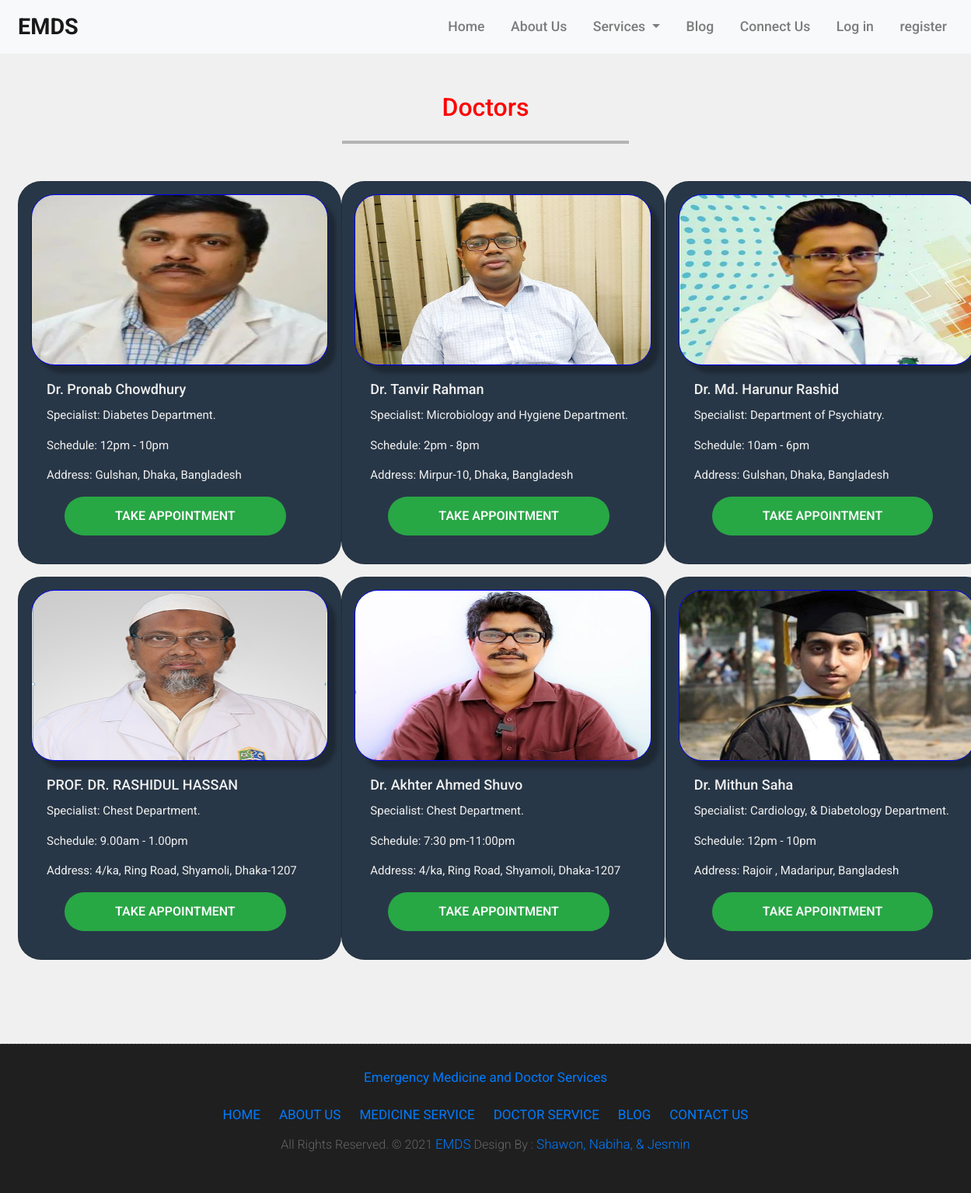
Screenshot of /doctorservices/ with the database file from the repository.
### doctor/models.py (models this page shows, shortened)
class Doctor(models.Model):
    doctor_id = models.IntegerField(primary_key=True)
    name = models.CharField(max_length=30)
    user_name = models.CharField(max_length=20)
    email = models.CharField(max_length=25)
    contact_number = models.IntegerField()
    specialist = models.CharField(max_length=50)
    schedule = models.CharField(max_length=15)
    address = models.CharField(max_length=100)
    profile_pic = models.ImageField(default='default.png', upload_to='profile_pictures')

### user/views.py (the view)
# urls.py: path('doctorservices/', user_views.doctorServices, name='doctorservices'),
def doctorServices(request):
    cart_add = request.session.get('cart_add')
    if not cart_add:
        request.session['cart_add'] = {}
    doctors = Doctor.objects.all()
    return render(request,'doctor_services.html',{'doctors':doctors})

### template/doctor_services.html (shortened to what this page needs)
{% extends 'base.html' %}
{% block content %}
    {% load static %}
    <section class="doctors">
        <div class="container-fluid">
            <div class="row text-center doctorheader">
                <div class="col-12">
                    <h2 id="team" class="color">Doctors</h2>
                </div>
            </div>
            <hr class="doctorhr">
        </div>
        <div class="container-fluid padding">
            <div class="row padding">
                {% for doctor in doctors %}
                    {% if doctor.doctor_id > 101 %}
                        <div class="col-md-4">
                            <div class="card m-2 p-3" id="{{ doctor.doctor_id }}">
                                <img class="card-img-top" src="{{ doctor.profile_pic.url }}" alt="Card image">
                                <div class="card-body">
                                    <h4 class="card-title">{{ doctor.name }}</h4>
                                    <p class="card-text">Specialist: {{ doctor.specialist }}.</p>
                                    <p class="card-text">Schedule: {{ doctor.schedule }}</p>
                                    <p class="card-text">Address: {{ doctor.address }}</p>
                                    <form action="#{{ doctor.doctor_id }}" method="POST">
                                        <div class="checkoutbotton">
                                            <a  href="{% url 'appointmentCheck-out' %}" class="btn btn-success text-light" data-toggle="modal" data-target="#modalAbandonedCart">Take Appointment</a>
                                        </div>
                                    </form>
                                </div>
                            </div>
                        </div>
                    {% endif %}
                {% endfor %}
            </div>
        </div>
    </section>
{% endblock %}

### template/base.html (shortened to what this page needs)
<!DOCTYPE html>
<html lang="en">
    <head>
        <link rel="stylesheet" href="https://maxcdn.bootstrapcdn.com/bootstrap/4.5.2/css/bootstrap.min.css">
        {% load static %}
        <link rel="stylesheet" href="{% static 'user/style.css' %}">
    </head>
    <body>
        <nav class="navbar navbar-expand-md navbar-light bg-light sticky-top">
            <div class="container-fluid">
                <a class="navbar-brand" href="{% url 'home' %}">EMDS</a>
                <div class="collapse navbar-collapse" id="navbarSupportedContent">
                    <ul class="navbar-nav ml-auto text-white">
                        <li class="nav-item">
                            <a class="nav-link" href="{% url 'home' %}">Home<span class="sr-only">(current)</span></a>
                        </li>
                        <li class="nav-item">
                            <a class="nav-link" href="{% url 'aboutus' %}">About Us</a>
                        </li>
                        <li class="nav-item dropdown">
                            <a class="nav-link dropdown-toggle" href="#" id="navbardrop" data-toggle="dropdown">
                            Services
                            </a>
                        </li>
                        <li class="nav-item">
                            <a class="nav-link" href="{% url 'contactus' %}">Blog</a>
                        </li>
                        <li class="nav-item">
                            <a class="nav-link" href="{% url 'contactus' %}">Connect Us</a>
                        </li>
                        {% if user.is_authenticated %}
                            <li class="nav-item">
                                <a class="nav-link" data-bss-hover-animate="pulse" href="{% url 'cart' %}">Cart <span class="badge badge-info mx-auto" style="font-size:8px;">{{request.session.cart_add.keys|length}}</span> </a>
                            </li>
                            <li class="nav-item dropdown profile">
                                <a class="nav-link dropdown-toggle" href="#" id="navbardrop" data-toggle="dropdown">
                                profile
                                </a>
                                <div class="dropdown-menu">
                                    <a class="dropdown-item" href="{% url 'profile' %}">View Profile</a>
                                    <a class="dropdown-item" href="{% url 'appointmentDetails' %}">Appointment<br>Status</a>
                                    <a class="dropdown-item" href="{% url 'order' %}">Order Status</a>
                                    <a class="dropdown-item" href="{% url 'logout' %}">Log out</a>
                                </div>
                            </li>
                        {% else %}
                            <li class="nav-item">
                                <a class="nav-link" href="{% url 'login' %}">Log in</a>
                            </li>
                            <li class="nav-item">
                                <a class="nav-link" href="{% url 'register' %}">register</a>
                            </li>
                        {% endif %}
                    </ul>
                </div>
            </div>
        </nav>
        {% block content %}
        {% endblock %}
        <div class="copyrights">
            <div class="container">
                <div class="footer-distributed">
                    <a href="{% url 'home' %}">Emergency Medicine and Doctor Services</a>
                    <div class="footer-center">
                        <p class="footer-links">
                            <a href="{% url 'home' %}">Home</a>
                            <a href="{% url 'aboutus' %}">About Us</a>
                            <a href="{% url 'medicineservices' %}">Medicine service</a>
                            <a href="{% url 'doctorservices' %}">Doctor service</a>
                            <a href="{% url 'home' %}">Blog</a>
                            <a href="{% url 'contactus' %}">Contact Us</a>
                        </p>
                        <p class="footer-company-name">All Rights Reserved. &copy; 2021 <a href="{% url 'home' %}">EMDS</a> Design By :
                        <a href="{% url 'aboutus' %}">Shawon, Nabiha, & Jesmin</a></p>
                    </div>
                </div>
            </div>
        </div>
    </body>
</html>

### template/base.html (style rules this page uses)
a { transition: color 0.25s ease-in-out; -moz-transition: color 0.25s ease-in-out; -webkit-transition: color 0.25s ease-in-out; -o-transition: color 0.25s ease-in-out; -ms-transition: color 0.25s ease-in-out; }
h4 { font-size: 20px; }
hr { border: 2px solid #b4b4b4; width: 30%; margin-top: 2.2rem; margin-bottom: 2.8rem; }
.btn { min-width: 145px; line-height: 50px; padding: 0 30px; font-size: 16px; font-weight: 600; text-transform: uppercase; border-radius: 10px; transition: box-shadow 0.25s; -moz-transition: box-shadow 0.25s ease-in-out; -webkit-transition: box-shadow 0.25s ease-in-out; -o-transition: box-shadow 0.25s ease-in-out; -ms-transition: box-shadow 0.25s ease-in-out; }
html, body { margin: 0; padding: 0; font-family: 'Roboto', sans-serif; color: #222; background: #f0f0f0; }
.color { color: red; }
.navbar { padding: .5rem; }
.navbar-brand { font-weight: bold; font-size: 1.8em }
.navbar-nav li { padding-left: 1.1rem; }
.nav-link { font-size: 1.1em !important; font-weight: 500; }
.copyrights { border-top: 1px dashed rgba(255, 255, 255, 0.1); background-color: #1f1f1f; box-sizing: border-box; width: 100%; text-align: center; padding: 30px 0px; overflow: hidden; }
.footer-distributed .footer-links { margin: 0 0 10px; text-transform: uppercase; padding: 0; }
.footer-distributed .footer-links a { display: inline-block; line-height: 1.8; margin: 0 10px 0 10px; text-decoration: none; }
.footer-distributed .footer-company-name { font-weight: 300; margin: 0 10px; color: #666; padding: 0; }
.footer-distributed a { margin-bottom: 20px; display: inline-block; font-size: 17px; }
.doctors img { height:280px }

### template/doctor_services.html (style rules this page uses)
section.doctors { margin-top: 50px; margin-bottom: 100px; }
hr.doctorhr { margin-top: 15px; margin-bottom: 40px; }
.card { width: 26rem; margin: 0 20px 30px 0; border-radius:30px; background: #283747; }
.card .card-img-top { border-radius:30px; height:220px; -webkit-box-shadow: 10px 10px 5px 0px rgba(0,0,0,0.27); -moz-box-shadow: 10px 10px 5px 0px rgba(0,0,0,0.27); box-shadow: 10px 10px 5px 0px rgba(0,0,0,0.27); border: 1px solid blue; }
.card-title { font-size: 18px; color: #f0f0f0; }
.card-text { font-size: 15px; color: #f0f0f0; }
.card-body a.btn.btn-success { padding: 0 65px; border-radius: 50px; margin-left: 23px; border:none; transition: 0.6s; }

### rows the page displays
Doctor: profile_pic (picture), name "Dr. Pronab Chowdhury", specialist "Diabetes Department", schedule "12pm - 10pm", address "Gulshan, Dhaka, Bangladesh"
Doctor: profile_pic (picture), name "Dr. Tanvir Rahman", specialist "Microbiology and Hygiene Department", schedule "2pm - 8pm", address "Mirpur-10, Dhaka, Bangladesh"
Doctor: profile_pic (picture), name "Dr. Md. Harunur Rashid", specialist "Department of Psychiatry", schedule "10am - 6pm", address "Gulshan, Dhaka, Bangladesh"
Doctor: profile_pic (picture), name "PROF. DR. RASHIDUL HASSAN", specialist "Chest Department", schedule "9.00am - 1.00pm", address "4/ka, Ring Road, Shyamoli, Dhaka-1207"
Doctor: profile_pic (picture), name "Dr. Akhter Ahmed Shuvo", specialist "Chest Department", schedule "7:30 pm-11:00pm", address "4/ka, Ring Road, Shyamoli, Dhaka-1207"
Doctor: profile_pic (picture), name "Dr. Mithun Saha", specialist "Cardiology, & Diabetology Department", schedule "12pm - 10pm", address "Rajoir , Madaripur, Bangladesh"
